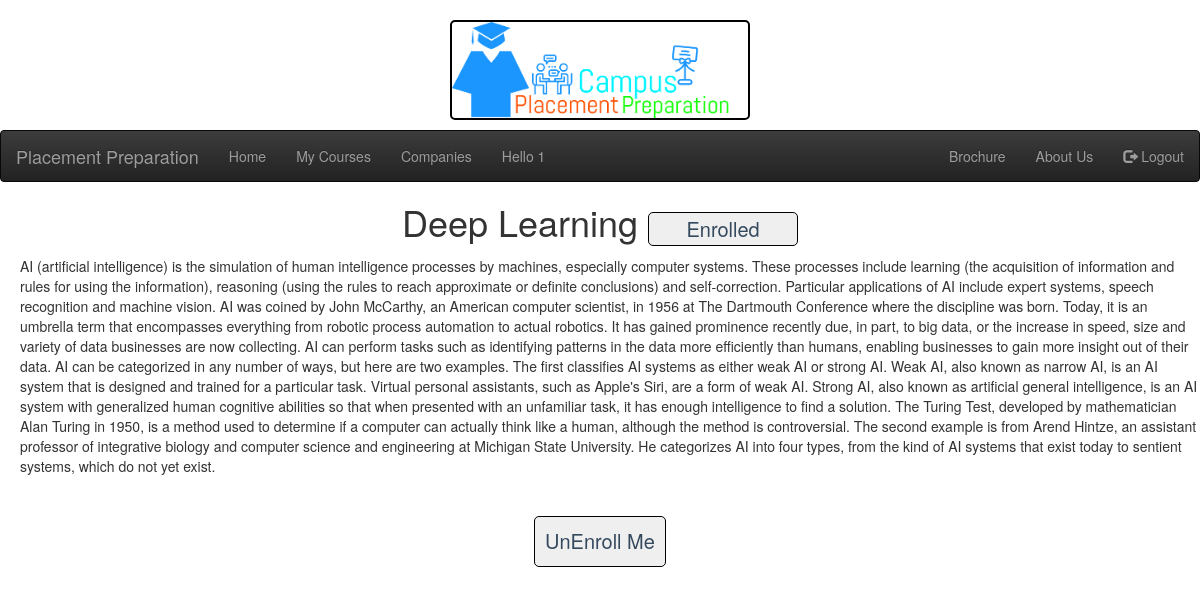
The app's page /enrolled.php?eid=1 (signed in) with its own data.
### tables this page shows
CREATE TABLE `student` (
  `Student_ID` int(11) NOT NULL,
  `Student_Name` varchar(100) NOT NULL,
  `Student_Email` varchar(100) NOT NULL,
  `Student_Password` varchar(100) NOT NULL,
  `CPI` decimal(10,2) NOT NULL,
  `10_perc` decimal(10,2) NOT NULL,
  `12_perc` decimal(10,2) NOT NULL,
  `Student_Contact` bigint(20) NOT NULL
);

CREATE TABLE `courses` (
  `course_id` int(11) NOT NULL,
  `course_name` varchar(100) NOT NULL,
  `course_instructor` varchar(100) NOT NULL,
  `course_content` varchar(100) NOT NULL,
  `course_data` varchar(10000) NOT NULL
);

### enrolled.php (the view, shortened to what this page needs)
<!DOCTYPE html>
<html>
<head>
</head>
<body>
	<?php include("navbar.php") ?>
<?php
if(isset($_REQUEST["eid"]))
{
  $course_id=$_REQUEST["eid"];
  $sel="select * from courses where course_id=$course_id";
  $res=$conn->query($sel);
  $course=$res->fetch_object();
}
?>
<center>
<h1>
  <?php echo $course->course_name;
  ?>
  <button class="lin" style=" border:1px solid black;padding: 5px;width: 150px;font-size: 20px;border-radius: 5px">Enrolled</button>
</h1>
</center>
<div style="margin-left: 20px">
  <?php echo $course->course_data;
  ?>
  </div>
  <br>
  <br>
<center><a href="cancelen.php?eid=<?php echo $course->course_id;?>"><button class="lin" style=" border:1px solid black;padding: 10px;font-size: 20px;border-radius: 5px">UnEnroll Me</button></a></center>
<br>
<br>
</body>
</html>

### navbar.php (shortened to what this page needs)
<?php
include("conn.php");
  $id=$_SESSION['id'];
  $sq1="select * from student where Student_id=$id";
  $res=$conn->query($sq1);
    $fe=$res->fetch_object();
?>
<!DOCTYPE html>
<html>
<head>
  <link rel="stylesheet" href="https://maxcdn.bootstrapcdn.com/bootstrap/3.3.7/css/bootstrap.min.css">
<link rel="stylesheet" href="https://maxcdn.bootstrapcdn.com/bootstrap/3.3.7/css/bootstrap-theme.min.css">
</head>
<body>
  <h1 align="center"><img src="cpp.png" style="border:2px solid black; border-radius:5px;" height="100px" width="300px"> </h1>
<nav class="navbar navbar-inverse">
  <div class="container-fluid">
    <div class="navbar-header">
      <a class="navbar-brand" href="page.php">Placement Preparation</a>
    </div>
    <ul class="nav navbar-nav">
      <li><a href="page.php">Home</a></li>
      <li><a href="mycourses.php">My Courses</a></li>
      <li><a href="company_list.php">Companies</a></li>
    </ul>
    <p class="navbar-text">Hello <?php echo $fe->Student_Name;?></p>
          <ul class="nav navbar-nav navbar-right">
      <li><a href="DA-IICT_Placement_Brochure_2017-18.pdf">Brochure</a></li>
      <li><a href="aboutus.php">About Us</a></li>
      <li><a href="logout.php"><span class="glyphicon glyphicon-log-out"></span> Logout</a></li>
    </ul>
  </div>
</nav>
</body>
</html>

### enrolled.php (style rules this page uses)
.lin { border-color: transparent; border:1px solid black; padding: 10px; font-size: 20px; border-radius: 5px; transition-duration: 0.4s; color: #34495E; }

### records on screen
student: Student_Name "1"
courses: course_name "Deep Learning", course_data "AI (artificial intelligence) is the simulation of human intelligence processes by machines, especially computer systems. These processes include learning (the acquisition of information and rules for using the information), reasoning (using the rules to reach approximate or definite conclusions) and self-correction. Particular applications of AI include expert systems, speech recognition and machine vision. AI was coined by John McCarthy, an American computer scientist, in 1956 at The Dartmouth Conference where the discipline was born. Today, it is an umbrella term that encompasses everything from robotic process automation to actual robotics. It has gained prominence recently due, in part,…"
